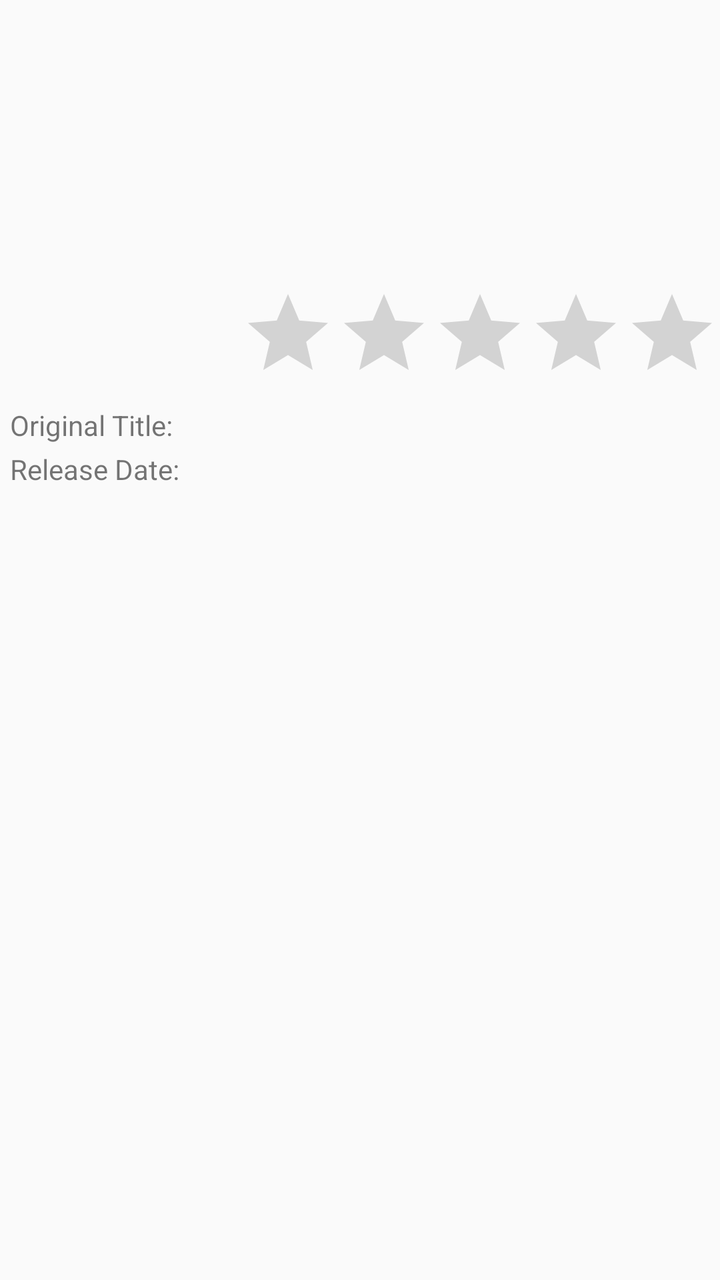
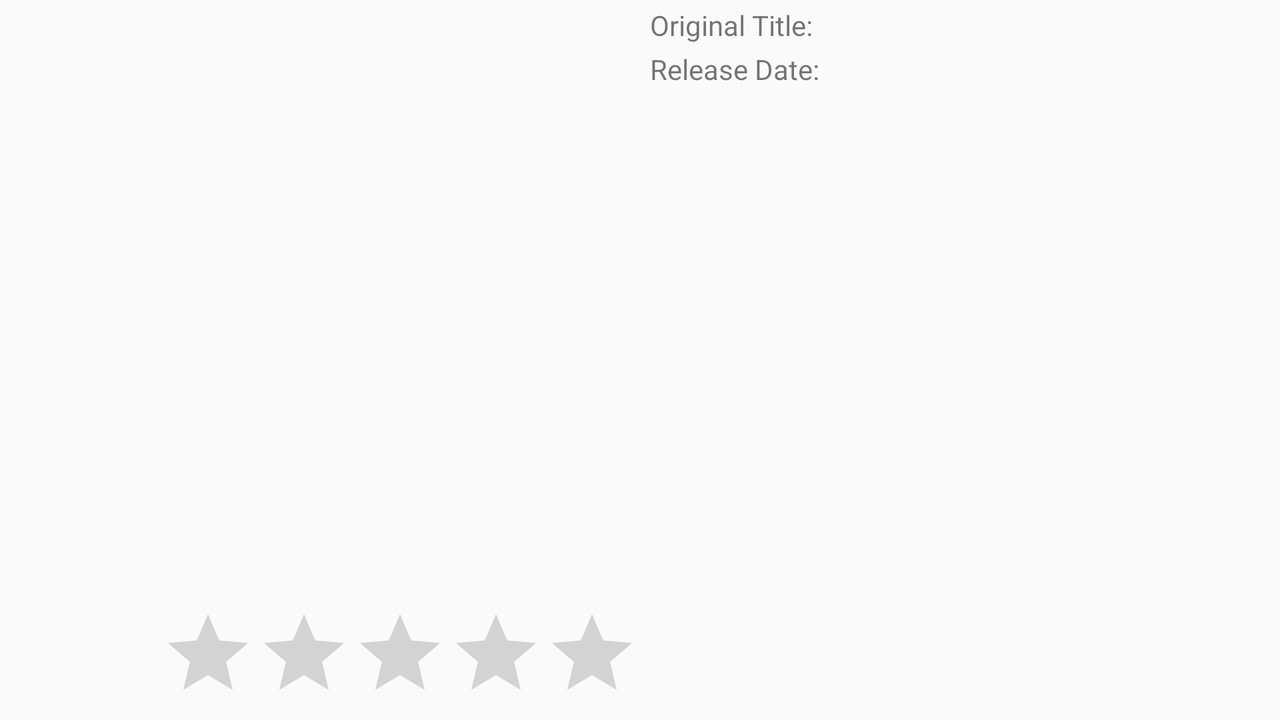

First picture: res/layout/ on a phone held upright. Second picture: the repository's own variant of that layout, on a device whose configuration matches the variant's folder. Source for both follows.
<!-- AndroidManifest.xml: application theme AppTheme -->
<!-- res/layout/movie_details_layout.xml -->
<?xml version="1.0" encoding="utf-8"?>

<RelativeLayout xmlns:android="http://schemas.android.com/apk/res/android"
    android:orientation="vertical"
    android:layout_width="match_parent"
    android:layout_height="match_parent">

    <FrameLayout
        android:id="@+id/fl_movie_banner"
        android:layout_width="match_parent"
        android:layout_height="wrap_content"
        android:layout_alignParentTop="true">
        <ImageView
            android:id="@+id/iv_movie_banner"
            android:contentDescription="@string/content_desc_movie_banner"
            android:layout_width="match_parent"
            android:layout_height="200dp"
            android:scaleType="centerCrop"
            android:layout_gravity="top|center_horizontal"/>
        <RatingBar
            android:id="@+id/rb_movie_rating"
            android:layout_width="wrap_content"
            android:layout_height="wrap_content"
            android:elevation="5dp"
            android:numStars="5"
            android:isIndicator="true"
            android:layout_gravity="bottom|end"/>
    </FrameLayout>

    

    <ScrollView
        android:layout_width="match_parent"
        android:layout_height="match_parent"
        android:layout_alignParentBottom="true"
        android:layout_alignParentStart="true"
        android:layout_below="@id/fl_movie_banner">
        

        <RelativeLayout
            android:layout_width="match_parent"
            android:layout_height="wrap_content">

            <TextView
                android:id="@+id/tv_original_movie_title_label"
                android:layout_width="wrap_content"
                android:layout_height="wrap_content"
                android:text="@string/original_movie_title_label"
                android:paddingStart="5dp"
                android:paddingEnd="5dp"
                android:paddingTop="3dp"/>

            <TextView
                android:id="@+id/tv_original_movie_title"
                android:layout_width="match_parent"
                android:layout_height="wrap_content"
                android:layout_toEndOf="@id/tv_original_movie_title_label"
                android:paddingStart="5dp"
                android:paddingEnd="5dp"
                android:paddingTop="3dp"
                android:ellipsize="end"
                android:maxLines="1"
                android:textStyle="bold"/>

            <TextView
                android:id="@+id/tv_release_date_label"
                android:layout_width="wrap_content"
                android:layout_height="wrap_content"
                android:layout_below="@id/tv_original_movie_title_label"
                android:text="@string/release_date_movie_label"
                android:paddingStart="5dp"
                android:paddingEnd="5dp"
                android:paddingTop="3dp"/>

            <TextView
                android:id="@+id/tv_release_date"
                android:layout_width="match_parent"
                android:layout_height="wrap_content"
                android:layout_toEndOf="@id/tv_release_date_label"
                android:layout_below="@id/tv_original_movie_title_label"
                android:paddingStart="5dp"
                android:paddingEnd="5dp"
                android:paddingTop="3dp"
                android:textStyle="bold"/>

            <TextView
                android:id="@+id/tv_movie_synopsis"
                android:layout_width="match_parent"
                android:layout_height="wrap_content"
                android:layout_below="@id/tv_release_date"
                android:textSize="20sp"
                android:padding="5dp" />

        </RelativeLayout>
    </ScrollView>


</RelativeLayout>
<!-- resources referenced by this layout -->
<resources>
  <string name="content_desc_movie_banner">Movie Banner</string>
  <string name="original_movie_title_label">Original Title: </string>
  <string name="release_date_movie_label">Release Date: </string>
  <style name="AppTheme" parent="Theme.AppCompat.Light.DarkActionBar">
          
          <item name="colorPrimary">@android:color/darker_gray</item>
          <item name="colorPrimaryDark">@android:color/black</item>
          <item name="colorAccent">@color/colorAccent</item>
          <item name="actionBarStyle">@style/CustomActionBar</item>
      </style>
  <style name="CustomActionBar" parent="Widget.AppCompat.Light.ActionBar.Solid">
          <item name="android:background">@drawable/action_bar_bg</item>
          <item name="background">@drawable/action_bar_bg</item>
          <item name="android:displayOptions">showHome|useLogo|showTitle</item>
      </style>
  <!-- drawable action_bar_bg (drawable) -->
  <shape xmlns:android="http://schemas.android.com/apk/res/android" android:shape="rectangle" >
      <gradient
          android:angle="-90"
          android:startColor="@android:color/black"
          android:endColor="@android:color/darker_gray"/>
  </shape>
</resources>
<!-- res/layout-land/movie_details_layout.xml (the repository's variant of the layout above) -->
<!-- drawn on the phone turned sideways -->
<?xml version="1.0" encoding="utf-8"?>

<LinearLayout xmlns:android="http://schemas.android.com/apk/res/android"
    android:orientation="horizontal"
    android:layout_width="match_parent"
    android:layout_height="match_parent"
    android:baselineAligned="false">

    

    <FrameLayout
        android:id="@+id/fl_movie_banner"
        android:layout_width="match_parent"
        android:layout_height="match_parent"
        android:layout_weight="1"
        android:layout_gravity="start|top">
        <ImageView
            android:id="@+id/iv_movie_banner"
            android:contentDescription="@string/content_desc_movie_banner"
            android:layout_width="match_parent"
            android:layout_height="match_parent"
            android:scaleType="centerCrop"
            android:layout_gravity="top|center_horizontal"/>
        <RatingBar
            android:id="@+id/rb_movie_rating"
            android:layout_width="wrap_content"
            android:layout_height="wrap_content"
            android:elevation="5dp"
            android:numStars="5"
            android:isIndicator="true"
            android:layout_gravity="bottom|end"/>
    </FrameLayout>

    <ScrollView
        android:layout_width="wrap_content"
        android:layout_height="match_parent"
        android:layout_gravity="end|top"
        android:layout_weight="1">

        <RelativeLayout
            android:layout_width="match_parent"
            android:layout_height="wrap_content">

            <TextView
                android:id="@+id/tv_original_movie_title_label"
                android:layout_width="wrap_content"
                android:layout_height="wrap_content"
                android:text="@string/original_movie_title_label"
                android:paddingStart="5dp"
                android:paddingEnd="5dp"
                android:paddingTop="3dp"/>

            <TextView
                android:id="@+id/tv_original_movie_title"
                android:layout_width="match_parent"
                android:layout_height="wrap_content"
                android:layout_toEndOf="@id/tv_original_movie_title_label"
                android:paddingStart="5dp"
                android:paddingEnd="5dp"
                android:paddingTop="3dp"
                android:ellipsize="end"
                android:maxLines="1"
                android:textStyle="bold"/>

            <TextView
                android:id="@+id/tv_release_date_label"
                android:layout_width="wrap_content"
                android:layout_height="wrap_content"
                android:layout_below="@id/tv_original_movie_title_label"
                android:text="@string/release_date_movie_label"
                android:paddingStart="5dp"
                android:paddingEnd="5dp"
                android:paddingTop="3dp"/>

            <TextView
                android:id="@+id/tv_release_date"
                android:layout_width="match_parent"
                android:layout_height="wrap_content"
                android:layout_toEndOf="@id/tv_release_date_label"
                android:layout_below="@id/tv_original_movie_title_label"
                android:paddingStart="5dp"
                android:paddingEnd="5dp"
                android:paddingTop="3dp"
                android:textStyle="bold"/>

            <TextView
                android:id="@+id/tv_movie_synopsis"
                android:layout_width="match_parent"
                android:layout_height="wrap_content"
                android:layout_below="@id/tv_release_date"
                android:textSize="20sp"
                android:padding="5dp" />

        </RelativeLayout>
    </ScrollView>
</LinearLayout>
